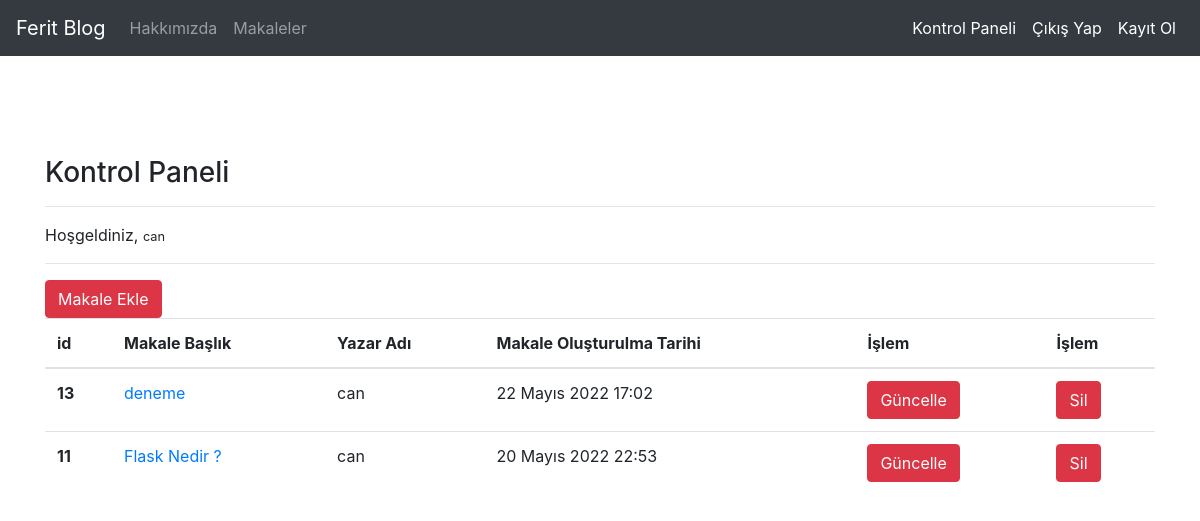
The app's page /articles/dashboard/ (signed in) with its own data.
### article/models.py (models this page shows, shortened)
class Article(models.Model):
    author = models.ForeignKey("auth.User",on_delete = models.CASCADE,verbose_name="Yazar")
    title = models.CharField(max_length=50,verbose_name="Başlık")
    content = RichTextField()
    created_date = models.DateTimeField(auto_now_add=True,verbose_name="Oluşturulma Tarihi")
    article_image = models.FileField(blank = True,null=True,verbose_name="Makaleye Fotoğraf Ekleyin")
    class Meta:
        ordering = ['-created_date']

### article/views.py (the view)
# urls.py: path('dashboard/',views.dashboard,name="dashboard"),
@login_required(login_url="user:login")
def dashboard(request):
    articles = Article.objects.filter(author = request.user)
    context = {
            "articles":articles
    }
    return render(request,"dashboard.html",context)

### templates/dashboard.html
{% extends "layout.html" %}
{% block body %}
<h3> Kontrol Paneli </h3>
<hr>
<p>
    Hoşgeldiniz, <small> {{ request.user.username }} </small>
</p>
<hr>
<a class="btn btn-danger" href="/articles/addarticle">Makale Ekle</a>
{% if articles %}
<table class="table">
    <thead>
      <tr>
        <th scope="id">id</th>
        <th scope="Başlık">Makale Başlık</th>
        <th scope="Yazar">Yazar Adı</th>
        <th scope="Tarih">Makale Oluşturulma Tarihi</th>
        <th scope="Güncelle">İşlem</th>
        <th scope="Sil">İşlem</th>
      </tr>
    </thead>
    <tbody>
    {% for article in articles %}
      <tr>
        <th scope="row">{{ article.id }}</th>
        <td><a href="{% url 'article:detail' article.id %}">{{ article.title }}</a></td>
        <td>{{ article.author.username }}</td>
        <td>{{ article.created_date }}</td>
        <td><a href="{% url 'article:update' article.id %}" class ="btn btn-danger">Güncelle</a></td>
        <td><a href="{% url 'article:delete' article.id %}" class ="btn btn-danger">Sil</a></td>
      </tr>
      {% endfor %}
    </tbody>
  </table>
  {% else %}
  <div class = "alert alert-danger">
     Henüz Bir Makaleniz Bulunmuyor.
  </div>
  {% endif %}
{% endblock body %}

### records on screen
Article: id "13", title "deneme", author.username "can", created_date "22 Mayıs 2022 17:02"
Article: id "11", title "Flask Nedir ?", author.username "can", created_date "20 Mayıs 2022 22:53"

### other values on screen
{{ request.user.username }} "can"
